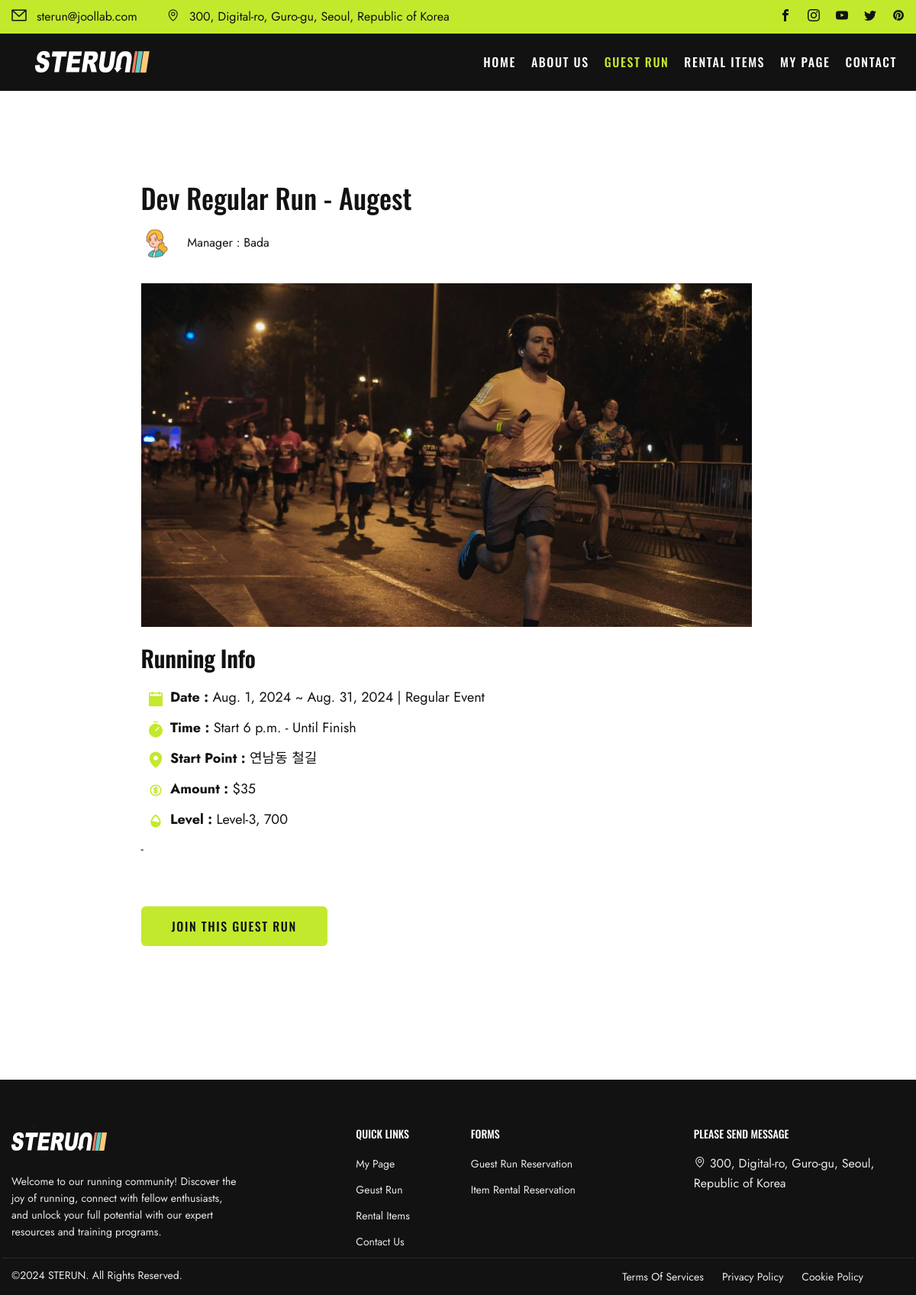
The page /event_detail/2 on the database its author committed.
### events/models.py (models this page shows, shortened)
class GuestRun(models.Model):
    STATUS_CHOICE = [
        ("ST1", "Checking"),
        ("ST2", "On-Sale"),
        ("ST3", "Sold-Out"),
        ("ST4", "Closed"),
    ]
    LEVEL = [
        ("Level-1, 800","800"),
        ("Level-2, 730","730"),
        ("Level-3, 700","700"),
        ("Level-4, 630","630"),
        ("Level-5, 600","600"),
        ("Level-6, 530","530"),
        ("Full Access","Free"),
    ]
    event_id = models.AutoField(
        primary_key=True,
    )
    title = models.CharField(max_length=50)
    manager = models.ForeignKey(Manager, related_name="manager",blank=False, null=True, on_delete=models.SET_NULL)
    start_date = models.DateField(blank=True, null=True)
    start_time = models.TimeField(blank=True, null=True)
    end_date = models.DateField(blank=True, null=True)
    end_time = models.TimeField(blank=True, null=True)
    image = ResizedImageField(size=[1402,1000], upload_to="runMain", blank=True)
    route_image = ResizedImageField(size=[1402,1402], upload_to="runRoute", blank=True)
    start_point = models.CharField(max_length=50)
    status = models.CharField(
        max_length=8,
        choices=STATUS_CHOICE,
        default="ST1",
    )
    level = models.CharField(
        max_length=15,
        choices=LEVEL,
        default="Free",
    )
    amount = models.IntegerField(default=0)
    route = models.CharField(max_length=50, blank=False)
    desc = models.TextField(blank=True, default="-")
    completed = models.BooleanField(default=False)

### community/models.py (models this page shows, shortened)
class Manager(models.Model):
    m_id = models.AutoField(primary_key=True)
    account = models.ForeignKey(User, on_delete=models.CASCADE)
    name = models.CharField(max_length=20)
    email = models.CharField(max_length=50, blank=False)
    age = models.IntegerField(default=0)
    image = ResizedImageField(size=[200,200], upload_to="avatar", blank=False)

### community/views.py (the view)
# urls.py: path("event_detail/<str:pk>", views.event_detail, name="event_detail"),
def event_detail(request, pk):
    event = GuestRun.objects.filter(event_id=pk)
    context = {"event":event}
    return render(request,"event_detail.html", context)

### templates/event_detail.html (shortened to what this page needs)
{% extends "base.html" %}
{% load static %}
{% block content %}
  {% for article in event %}
    <section class="main-content blog-content-single">
      <div class="themeflat-container">
        <div class="row">
          <div class="widget-blog-content d-flex justify-content-center">
            <div class="post-wrap" style="max-width:800px;">
              <article class="entry format-standard">
                <div class="main-post">
                  <h1 class="entry-title-single">
                    {{article.title}}
                  </h1>
                  <div class="entry-meta">
                    <span class="author line"><img src="/media/{{article.manager.image}}" alt="">
                      Manager :
                      {{article.manager.name}}
                    </span>
                  </div>
                  <img src="/media/{{article.image}}" alt="">
                  <div style="height:20px;"></div>
                  <div class="content-post-single">
                    <h4 class="title-single">Running Info</h4>
                    <p class="post">
                      <p class="post">
                        <span>
                        </span>
                        <span style="font-weight:bold; padding-left:5px;">Date :</span>
                        {% if article.start_date == article.end_date %}
                          {{article.start_date}}
                        {% else %}
                          {{article.start_date}}
                          ~
                          {{article.end_date}}
                          | Regular Event
                        {% endif %}
                      </p>
                      <p class="post">
                        <span>
                        </span>
                        <span style="font-weight:bold; padding-left:5px;">Time :</span>
                        Start
                        {{article.start_time}}
                        - Until Finish
                      </p>
                      <p class="post">
                        <span>
                        </span>
                        <span style="font-weight:bold; padding-left:5px;">Start Point :</span>
                        {{article.start_point}}
                      </p>
                      <p class="post">
                        <span>
                        </span>
                        <span style="font-weight:bold; padding-left:5px;">Amount :</span>
                        ${{article.amount}}
                      </p>
                      <p class="post">
                        <span>
                        </span>
                        <span style="font-weight:bold; padding-left:5px;">Level :</span>
                        {{article.level}}
                      </p>
                    </p>
                    <p class="post">
                      <div>{{article.desc | safe}}</div>
                    </p>
                    <div style="height:30px;"></div>
                  </div>
                </div>
                <div>
                  <a href="{% url "events:event_register" article.event_id %}">
                    <button class="flat-button">Join this Guest Run</button>
                  </a>
                </div>
              </article>
            </div>
          </div>
        </div>
      </div>
    </section>
  {% endfor %}
{% endblock content %}

### static/css/style.css (style rules this page uses)
html { overflow-y: scroll; -webkit-text-size-adjust: 100%; -ms-text-size-adjust: 100%; }
body { line-height: 1; min-height: 100vh; -webkit-font-smoothing: antialiased; -webkit-text-size-adjust: 100%; -ms-text-size-adjust: 100%; }
a, abbr, acronym, address, applet, article, aside, audio, b, big, blockquote, body, caption, canvas, center, cite, code, dd, del, details, dfn, dialog, div, dl, dt, em, embed, fieldset, figcaption, figure, form, footer, header, hgroup, h1, h2, h3, h4, h5, h6, html, i, iframe, img, ins, kbd, label, legend, li, mark, menu, nav, object, ol, output, p, pre, q, ruby, s, samp, section, small, span, strike, strong, sub, summary, sup, tt, table, tbody, textarea, tfoot, thead, time, tr, th, td, u, ul, var, video { font-family: inherit; font-size: 100%; font-weight: inherit; font-style: inherit; vertical-align: baseline; margin: 0; padding: 0; border: 0; outline: 0; background: transparent; }
article, aside, details, figcaption, figure, footer, header, hgroup, menu, nav, section { display: block; }
img { border: 0; -ms-interpolation-mode: bicubic; vertical-align: middle; }
button, input, select, textarea { font-size: 100%; margin: 0; max-width: 100%; vertical-align: baseline; -webkit-box-sizing: border-box; -moz-box-sizing: border-box; box-sizing: border-box; }
button, input { line-height: normal; }
button, input[type="button"], input[type="reset"], input[type="submit"] { line-height: 1; cursor: pointer; -webkit-appearance: button; border: none; }
*, *:before, *:after { -webkit-box-sizing: border-box; -moz-box-sizing: border-box; box-sizing: border-box; }
body { font: 16px/26px "Jost", sans-serif; font-weight: 400; background-color: var(--white); color: var(--black); }
a { text-decoration: none; -webkit-transition: all 0.3s ease-in-out; -moz-transition: all 0.3s ease-in-out; -ms-transition: all 0.3s ease-in-out; -o-transition: all 0.3s ease-in-out; transition: all 0.3s ease-in-out; color: var(--black); }
img { max-width: 100%; height: auto; }
h1 { font: 56px/68px "Oswald", sans-serif; }
h4 { font: 30px/42px "Oswald", sans-serif; }
h1, h2, h4, h5, h6 { color: var(--black); font-weight: 600; margin: 0 0 30px; }
button { border: none; }
.widget-blog-content { padding-right: 43px; }
article.entry.format-standard { margin-bottom: 55px; }
.entry-meta { margin-bottom: 13px; }
.blog-content-single .main-post .entry-title-single { font-family: "Oswald", sans-serif; line-height: 40px; font-style: normal; font-weight: 500; font-size: 36px; letter-spacing: 0.002em; text-transform: capitalize; margin-bottom: 20px; }
.blog-content-single .main-post .author img { height: 40px; width: 40px; margin-right: 16px; }
.main-post .entry-content p, .blog-content-single .widget-blog-content .entry-meta, .blog-content-single .feature-post, .blog-content-single blockquote.alignleft, .content-post-single { margin-bottom: 32px; }
.content-post-single .title-single { text-transform: capitalize; letter-spacing: -0.009em; margin-bottom: 16px; }
.content-post-single p.post:not(:last-child) { margin-bottom: 12px; }

### static/css/form/form-style.css (style rules this page uses)
:root { --white: #ffffff; --primary: #C3E92D; --success: #3DAB25; --black: #121212; --surface: #F7F7F7; --line: #E9E9E9; --secondary: #5E6267; --interactive: #2E72D2; --linear: #E9E9E9; --secondary-one: #A0A0A0; --critical: #DB4444; --linear-one: #E9E9E9; --grey: #1E1E1E; --line2: #2E2E2E; }

### static/css/shortcodes.css (style rules this page uses)
:root { --white: #ffffff; --primary: #C3E92D; --success: #3DAB25; --black: #121212; --surface: #F7F7F7; --line: #E9E9E9; --secondary: #5E6267; --interactive: #2E72D2; --linear: #E9E9E9; --secondary-one: #A0A0A0; --critical: #DB4444; --linear-one: #E9E9E9; --grey: #1E1E1E; --line2: #2E2E2E; }
.themeflat-container { position: relative; margin: 0 auto; padding-right: 15px; padding-left: 15px; width: 1440px; max-width: 100%; }
p.post { font-family: "Jost", sans-serif; font-size: 18px; font-weight: 400; color: var(--black); line-height: 28px; padding-left:10px; }
.main-content { padding: 120px 0; }
.flat-button, .flat-button-white { text-align: center; display: inline-block; font-family: "Oswald", sans-serif; text-transform: uppercase; font-size: 16px; font-weight: 500; color: var(--black); background-color: var(--primary); border-radius: 6px; padding: 14px 40px; letter-spacing: 0.1em; line-height: 24px; -webkit-transition: all 0.3s ease 0s; -moz-transition: all 0.3s ease 0s; -ms-transition: all 0.3s ease 0s; -o-transition: all 0.3s ease 0s; transition: all 0.3s ease 0s; }

### rows shown on the page
GuestRun: title "Dev Regular Run - Augest", manager.image (picture), manager.name "Bada", image (picture), start_date "Aug. 1, 2024", end_date "Aug. 31, 2024", start_time "6 p.m.", start_point "연남동 철길", amount "35", level "Level-3, 700", desc "-"
